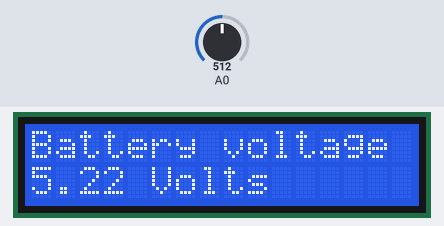
Simulated run of this sketch. Board: Arduino Uno, built with avr-gcc and run on an emulated ATmega328P. Parts: 16×2 character LCD. The test bench sets the inputs (shaded band); at power-on: A0 = 512.

Above: at 1.2 s.
1.3 s: A0 set to 716
At 2.3 s:
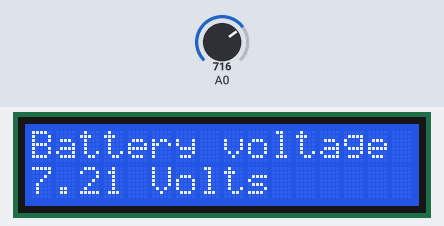
2.8 s: A0 set to 900
At 3.5 s:
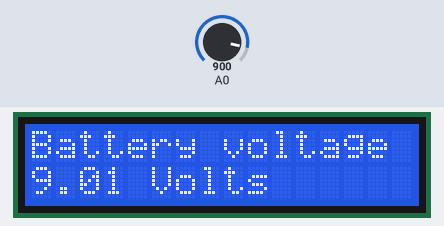
4.3 s: A0 set to 1023
At 4.6 s:
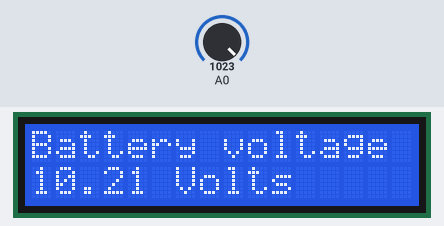
5.8 s: A0 set to 994
At 6.9 s:
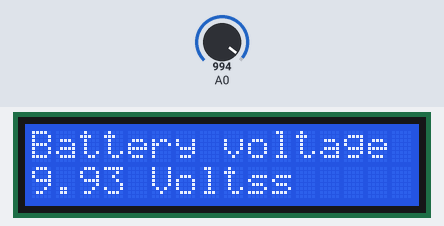
Timing chart, 0 to 8.3 s (numbered marks = the images above; inputs shaded):
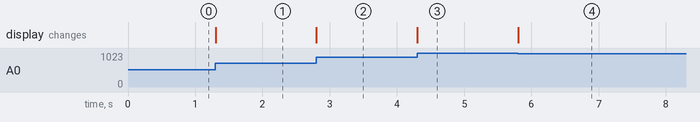

Measured:
- the behaviour switches between 1001 and 1000 on A0 (found by bisection; images 3 and 4)
- after the input at 1.3 s, the display: changes at once (image 1)
- after the input at 2.8 s, the display: changes at once (image 2)
- after the input at 4.3 s, the display: changes at once (image 3)
- after the input at 5.8 s, the display: changes at once (image 4)

The sketch:

sketch_18.ino
```cpp
#include <LiquidCrystal.h>
#define DIODE_DROP 0.7
#define NOISE 0.48
LiquidCrystal lcd(13,12,11,10,9,8);
void setup() {
  // put your setup code here, to run once:
  lcd.begin(16,2);
  lcd.print("Battery voltage");

}

void loop() {
  // put your main code here, to run repeatedly:
  float voltage = (analogRead(A0) / 1024.0 * 10.0);
  float v = 0;
  lcd.setCursor(0,1);
  //lcd.print("HELLO");
  //voltage -= NOISE;
  if(voltage > 1){
    //voltage += DIODE_DROP;
    v = voltage + DIODE_DROP - NOISE;
    //v -= 0.90;
  }
  lcd.print(v, 2);
  lcd.print(" Volts");

}
```
